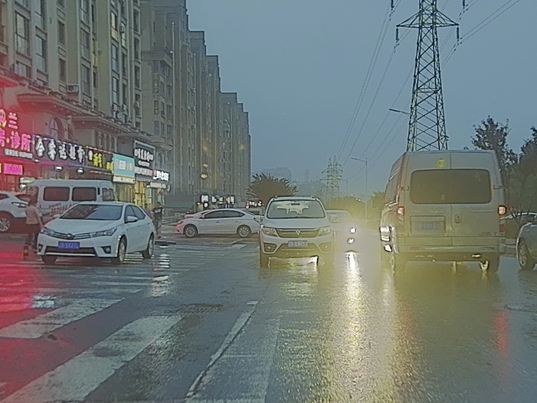
#> input picture PreProcessing/visible.png, 537 x 403 px, shrunk from 1024 x 768 before the run
$ python canny.py
#> lines starting #> are read from the running program, lines starting #| are printed output that depends on the picture
import cv2
import numpy as np
import matplotlib.pyplot as plt
import os

# --- 1. 核心算法: 自适应阈值 Canny (保持不变) ---
def apply_auto_canny(gray_img, sigma=0.33):
    """
    根据图像的中值亮度自动计算高低阈值，应用 Canny。
    这样可以同时适应对比度较低的红外图和对比度较高的可见光图。
    """
    v = np.median(gray_img)

    # 限制阈值在 [0, 255] 之间
    lower = int(max(0, (1.0 - sigma) * v))
    upper = int(min(255, (1.0 + sigma) * v))

    print(f"  [Canny自动阈值] 亮度中值:{v:.1f} -> 低阈值:{lower}, 高阈值:{upper}")

    # Canny 输出的是二值图像 (0或255)
    edged_img = cv2.Canny(gray_img, lower, upper)
    return edged_img

# --- 2. 图片加载与处理流程 ---
def load_and_process_images(rgb_path, ir_path):
#> called with rgb_path = 'visible.png', ir_path = 'infrared.png'
    if not os.path.exists(rgb_path) or not os.path.exists(ir_path):
        print("错误: 找不到输入图片文件。请确保 visible.png 和 infrared.png 存在。")
        return None

    # 读取原图
    orig_rgb_bgr = cv2.imread(rgb_path, cv2.IMREAD_COLOR)
#> orig_rgb_bgr is the input picture: shape (403, 537, 3); mean B, G, R 117.4, 119.3, 112.1
    orig_ir_gray = cv2.imread(ir_path, cv2.IMREAD_GRAYSCALE)
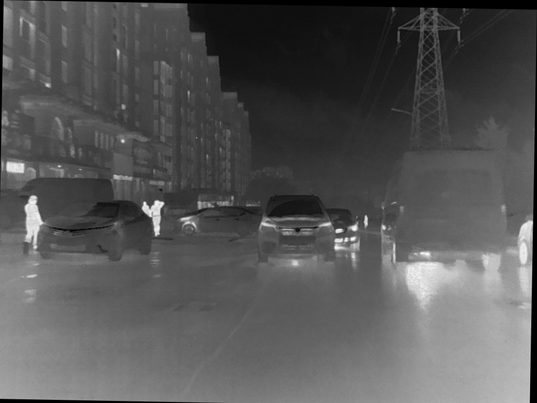
#> input picture PreProcessing/infrared.png, 537 x 403 px, shrunk from 1024 x 768 before the run
#> orig_ir_gray is the input picture: shape (403, 537); min 0, max 249, mean 86

    if orig_rgb_bgr is None or orig_ir_gray is None:
        print("错误: 图片解码失败。")
        return None

    # 准备展示用的数据 (BGR转RGB)
    display_rgb = cv2.cvtColor(orig_rgb_bgr, cv2.COLOR_BGR2RGB)
    display_ir = orig_ir_gray

    # 准备处理用的数据 (转灰度)
    rgb_gray_for_proc = cv2.cvtColor(orig_rgb_bgr, cv2.COLOR_BGR2GRAY)
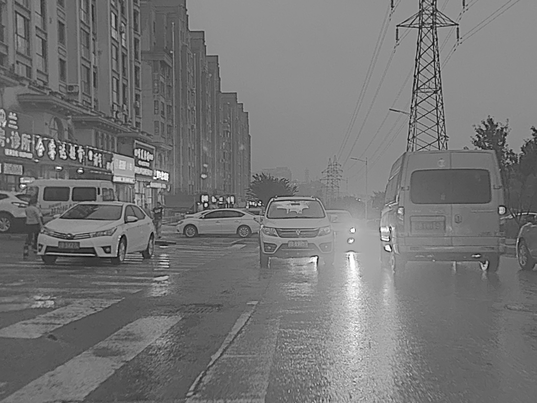
#> rgb_gray_for_proc: shape (403, 537); min 0, max 255, mean 117

    print("正在处理可见光图像...")
    canny_rgb_result = apply_auto_canny(rgb_gray_for_proc)
#> in apply_auto_canny, `v = np.median(gray_img)`: v = 114
#> in apply_auto_canny, `lower = int(max(0, (1.0 - sigma) * v))`: lower = 76
#> in apply_auto_canny, `upper = int(min(255, (1.0 + sigma) * v))`: upper = 151
#|   [Canny自动阈值] 亮度中值:114.0 -> 低阈值:76, 高阈值:151
#> in apply_auto_canny, `edged_img = cv2.Canny(gray_img, lower, upper)`:
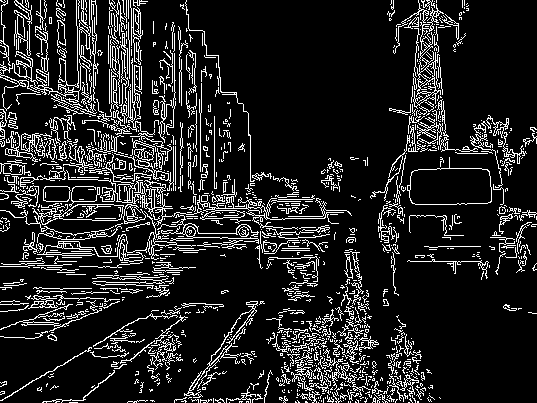
#> edged_img: shape (403, 537); 13.6% white in thin lines or dots

    print("正在处理红外图像...")
    canny_ir_result = apply_auto_canny(orig_ir_gray)
#> call 2 of apply_auto_canny, with sigma = 0.33
#> in apply_auto_canny (call 2), `v = np.median(gray_img)`: v = 84
#> in apply_auto_canny (call 2), `lower = int(max(0, (1.0 - sigma) * v))`: lower = 56
#> in apply_auto_canny (call 2), `upper = int(min(255, (1.0 + sigma) * v))`: upper = 111
#|   [Canny自动阈值] 亮度中值:84.0 -> 低阈值:56, 高阈值:111
#> in apply_auto_canny (call 2), `edged_img = cv2.Canny(gray_img, lower, upper)`:
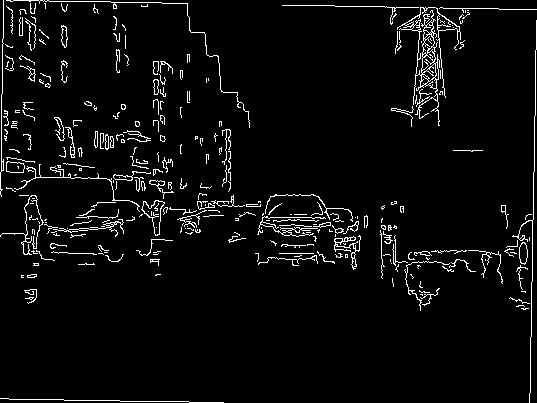
#> edged_img: shape (403, 537); 4.4% white in thin lines or dots

    return display_rgb, display_ir, canny_rgb_result, canny_ir_result

# --- 3. 主函数 (包含保存逻辑) ---
def main():
    # --- 配置部分 ---
    rgb_filename = 'visible.png'
    ir_filename = 'infrared.png'

    # 四宫格大图的输出文件名
    output_grid_filename = 'output_canny.png'
    # ----------------

    results = load_and_process_images(rgb_filename, ir_filename)
    if results is None:
        return

    disp_rgb, disp_ir, res_rgb, res_ir = results

    # --- 保存单独的结果图 ---
    cv2.imwrite('output_canny_visible.png', res_rgb)
    cv2.imwrite('output_canny_infrared.png', res_ir)
    print("\n[1/2] 已保存单独的 Canny 结果图。")

    # --- Matplotlib 四宫格绘制 ---
    fig = plt.figure(figsize=(12, 10)) # 设置画布大小

    # 子图 1: 可见光原图
    plt.subplot(2, 2, 1)
    plt.title("Original Visible (RGB)")
    plt.imshow(disp_rgb)
    plt.axis('off')

    # 子图 2: 红外原图
    plt.subplot(2, 2, 2)
    plt.title("Original Infrared")
    plt.imshow(disp_ir, cmap='gray')
    plt.axis('off')

    # 子图 3: 可见光 Canny 结果
    plt.subplot(2, 2, 3)
    plt.title("Canny Edges (Visible)")
    plt.imshow(res_rgb, cmap='gray')
    plt.axis('off')

    # 子图 4: 红外 Canny 结果
    plt.subplot(2, 2, 4)
    plt.title("Canny Edges (Infrared)")
    plt.imshow(res_ir, cmap='gray')
    plt.axis('off')

    plt.tight_layout() # 自动调整间距

    # --- 保存四宫格大图 ---
    print(f"正在保存四宫格对比图到 {output_grid_filename} ...")
    plt.savefig(output_grid_filename, format='png', bbox_inches='tight', dpi=150)
    print(f"[2/2] 四宫格对比图已成功保存！")

    # (可选) 显示窗口，如果不想弹窗可注释掉
    # plt.show()

if __name__ == "__main__":
    main()
